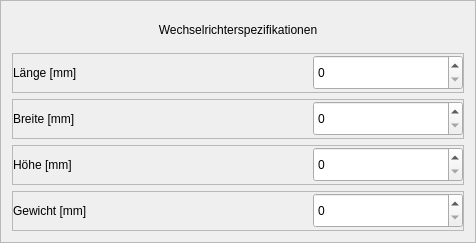
                  <widget class="QFrame" name="inv_spherical">
                   <property name="frameShape">
                    <enum>QFrame::StyledPanel</enum>
                   </property>
                   <property name="frameShadow">
                    <enum>QFrame::Raised</enum>
                   </property>
                   <layout class="QVBoxLayout" name="verticalLayout_14">
                    <item>
                     <widget class="QLabel" name="inv_spherical_header_">
                      <property name="sizePolicy">
                       <sizepolicy hsizetype="Expanding" vsizetype="Expanding">
                        <horstretch>0</horstretch>
                        <verstretch>0</verstretch>
                       </sizepolicy>
                      </property>
                      <property name="minimumSize">
                       <size>
                        <width>0</width>
                        <height>35</height>
                       </size>
                      </property>
                      <property name="maximumSize">
                       <size>
                        <width>16777215</width>
                        <height>35</height>
                       </size>
                      </property>
                      <property name="text">
                       <string>Wechselrichterspezifikationen</string>
                      </property>
                      <property name="alignment">
                       <set>Qt::AlignCenter</set>
                      </property>
                     </widget>
                    </item>
                    <item>
                     <widget class="QFrame" name="frame_19">
                      <property name="sizePolicy">
                       <sizepolicy hsizetype="Expanding" vsizetype="Expanding">
                        <horstretch>0</horstretch>
                        <verstretch>0</verstretch>
                       </sizepolicy>
                      </property>
                      <property name="minimumSize">
                       <size>
                        <width>0</width>
                        <height>40</height>
                       </size>
                      </property>
                      <property name="maximumSize">
                       <size>
                        <width>16777215</width>
                        <height>40</height>
                       </size>
                      </property>
                      <property name="frameShape">
                       <enum>QFrame::StyledPanel</enum>
                      </property>
                      <property name="frameShadow">
                       <enum>QFrame::Raised</enum>
                      </property>
                      <layout class="QHBoxLayout" name="horizontalLayout_15">
                       <property name="spacing">
                        <number>0</number>
                       </property>
                       <property name="leftMargin">
                        <number>0</number>
                       </property>
                       <property name="topMargin">
                        <number>0</number>
                       </property>
                       <property name="rightMargin">
                        <number>0</number>
                       </property>
                       <property name="bottomMargin">
                        <number>0</number>
                       </property>
                       <item alignment="Qt::AlignRight">
                        <widget class="QLabel" name="inv_length_lbl">
                         <property name="sizePolicy">
                          <sizepolicy hsizetype="Expanding" vsizetype="Expanding">
                           <horstretch>0</horstretch>
                           <verstretch>0</verstretch>
                          </sizepolicy>
                         </property>
                         <property name="minimumSize">
                          <size>
                           <width>300</width>
                           <height>35</height>
                          </size>
                         </property>
                         <property name="maximumSize">
                          <size>
                           <width>300</width>
                           <height>35</height>
                          </size>
                         </property>
                         <property name="text">
                          <string>Länge [mm]</string>
                         </property>
                        </widget>
                       </item>
                       <item>
                        <widget class="QDoubleSpinBox" name="inv_length_sbox">
                         <property name="sizePolicy">
                          <sizepolicy hsizetype="Expanding" vsizetype="Expanding">
                           <horstretch>0</horstretch>
                           <verstretch>0</verstretch>
                          </sizepolicy>
                         </property>
                         <property name="minimumSize">
                          <size>
                           <width>150</width>
                           <height>35</height>
                          </size>
                         </property>
                         <property name="maximumSize">
                          <size>
                           <width>150</width>
                           <height>35</height>
                          </size>
                         </property>
                         <property name="decimals">
                          <number>0</number>
                         </property>
                        </widget>
                       </item>
                      </layout>
                     </widget>
                    </item>
                    <item>
                     <widget class="QFrame" name="frame_20">
                      <property name="sizePolicy">
                       <sizepolicy hsizetype="Expanding" vsizetype="Expanding">
                        <horstretch>0</horstretch>
                        <verstretch>0</verstretch>
                       </sizepolicy>
                      </property>
                      <property name="minimumSize">
                       <size>
                        <width>0</width>
                        <height>40</height>
                       </size>
                      </property>
                      <property name="maximumSize">
                       <size>
                        <width>16777215</width>
                        <height>40</height>
                       </size>
                      </property>
                      <property name="frameShape">
                       <enum>QFrame::StyledPanel</enum>
                      </property>
                      <property name="frameShadow">
                       <enum>QFrame::Raised</enum>
                      </property>
                      <layout class="QHBoxLayout" name="horizontalLayout_16">
                       <property name="spacing">
                        <number>0</number>
                       </property>
                       <property name="leftMargin">
                        <number>0</number>
                       </property>
                       <property name="topMargin">
                        <number>0</number>
                       </property>
                       <property name="rightMargin">
                        <number>0</number>
                       </property>
                       <property name="bottomMargin">
                        <number>0</number>
                       </property>
                       <item alignment="Qt::AlignRight">
                        <widget class="QLabel" name="inv_witdh_lbl">
                         <property name="sizePolicy">
                          <sizepolicy hsizetype="Expanding" vsizetype="Expanding">
                           <horstretch>0</horstretch>
                           <verstretch>0</verstretch>
                          </sizepolicy>
                         </property>
                         <property name="minimumSize">
                          <size>
                           <width>300</width>
                           <height>35</height>
                          </size>
                         </property>
                         <property name="maximumSize">
                          <size>
                           <width>300</width>
                           <height>35</height>
                          </size>
                         </property>
                         <property name="text">
                          <string>Breite [mm]</string>
                         </property>
                        </widget>
                       </item>
                       <item>
                        <widget class="QDoubleSpinBox" name="inv_width_sbox">
                         <property name="sizePolicy">
                          <sizepolicy hsizetype="Expanding" vsizetype="Expanding">
                           <horstretch>0</horstretch>
                           <verstretch>0</verstretch>
                          </sizepolicy>
                         </property>
                         <property name="minimumSize">
                          <size>
                           <width>150</width>
                           <height>35</height>
                          </size>
                         </property>
                         <property name="maximumSize">
                          <size>
                           <width>150</width>
                           <height>35</height>
                          </size>
                         </property>
                         <property name="decimals">
                          <number>0</number>
                         </property>
                        </widget>
                       </item>
                      </layout>
                     </widget>
                    </item>
                    <item>
                     <widget class="QFrame" name="frame_21">
                      <property name="sizePolicy">
                       <sizepolicy hsizetype="Expanding" vsizetype="Expanding">
                        <horstretch>0</horstretch>
                        <verstretch>0</verstretch>
                       </sizepolicy>
                      </property>
                      <property name="minimumSize">
                       <size>
                        <width>0</width>
                        <height>40</height>
                       </size>
                      </property>
                      <property name="maximumSize">
                       <size>
                        <width>16777215</width>
                        <height>40</height>
                       </size>
                      </property>
                      <property name="frameShape">
                       <enum>QFrame::StyledPanel</enum>
                      </property>
                      <property name="frameShadow">
                       <enum>QFrame::Raised</enum>
                      </property>
                      <layout class="QHBoxLayout" name="horizontalLayout_17">
                       <property name="spacing">
                        <number>0</number>
                       </property>
                       <property name="leftMargin">
                        <number>0</number>
                       </property>
                       <property name="topMargin">
                        <number>0</number>
                       </property>
                       <property name="rightMargin">
                        <number>0</number>
                       </property>
                       <property name="bottomMargin">
                        <number>0</number>
                       </property>
                       <item alignment="Qt::AlignRight">
                        <widget class="QLabel" name="inv_height_lbl">
                         <property name="sizePolicy">
                          <sizepolicy hsizetype="Expanding" vsizetype="Expanding">
                           <horstretch>0</horstretch>
                           <verstretch>0</verstretch>
                          </sizepolicy>
                         </property>
                         <property name="minimumSize">
                          <size>
                           <width>300</width>
                           <height>35</height>
                          </size>
                         </property>
                         <property name="maximumSize">
                          <size>
                           <width>300</width>
                           <height>35</height>
                          </size>
                         </property>
                         <property name="text">
                          <string>Höhe [mm]</string>
                         </property>
                        </widget>
                       </item>
                       <item>
                        <widget class="QDoubleSpinBox" name="inv_height_sbox">
                         <property name="sizePolicy">
                          <sizepolicy hsizetype="Expanding" vsizetype="Expanding">
                           <horstretch>0</horstretch>
                           <verstretch>0</verstretch>
                          </sizepolicy>
                         </property>
                         <property name="minimumSize">
                          <size>
                           <width>150</width>
                           <height>35</height>
                          </size>
                         </property>
                         <property name="maximumSize">
                          <size>
                           <width>150</width>
                           <height>35</height>
                          </size>
                         </property>
                         <property name="decimals">
                          <number>0</number>
                         </property>
                        </widget>
                       </item>
                      </layout>
                     </widget>
                    </item>
                    <item>
                     <widget class="QFrame" name="frame_22">
                      <property name="sizePolicy">
                       <sizepolicy hsizetype="Expanding" vsizetype="Expanding">
                        <horstretch>0</horstretch>
                        <verstretch>0</verstretch>
                       </sizepolicy>
                      </property>
                      <property name="minimumSize">
                       <size>
                        <width>0</width>
                        <height>40</height>
                       </size>
                      </property>
                      <property name="maximumSize">
                       <size>
                        <width>16777215</width>
                        <height>40</height>
                       </size>
                      </property>
                      <property name="frameShape">
                       <enum>QFrame::StyledPanel</enum>
                      </property>
                      <property name="frameShadow">
                       <enum>QFrame::Raised</enum>
                      </property>
                      <layout class="QHBoxLayout" name="horizontalLayout_18">
                       <property name="spacing">
                        <number>0</number>
                       </property>
                       <property name="leftMargin">
                        <number>0</number>
                       </property>
                       <property name="topMargin">
                        <number>0</number>
                       </property>
                       <property name="rightMargin">
                        <number>0</number>
                       </property>
                       <property name="bottomMargin">
                        <number>0</number>
                       </property>
                       <item alignment="Qt::AlignRight">
                        <widget class="QLabel" name="inv_weight_lbl">
                         <property name="sizePolicy">
                          <sizepolicy hsizetype="Expanding" vsizetype="Expanding">
                           <horstretch>0</horstretch>
                           <verstretch>0</verstretch>
                          </sizepolicy>
                         </property>
                         <property name="minimumSize">
                          <size>
                           <width>300</width>
                           <height>35</height>
                          </size>
                         </property>
                         <property name="maximumSize">
                          <size>
                           <width>300</width>
                           <height>35</height>
                          </size>
                         </property>
                         <property name="text">
                          <string>Gewicht [mm]</string>
                         </property>
                        </widget>
                       </item>
                       <item>
                        <widget class="QDoubleSpinBox" name="inv_weight_sbox">
                         <property name="sizePolicy">
                          <sizepolicy hsizetype="Expanding" vsizetype="Expanding">
                           <horstretch>0</horstretch>
                           <verstretch>0</verstretch>
                          </sizepolicy>
                         </property>
                         <property name="minimumSize">
                          <size>
                           <width>150</width>
                           <height>35</height>
                          </size>
                         </property>
                         <property name="maximumSize">
                          <size>
                           <width>150</width>
                           <height>35</height>
                          </size>
                         </property>
                         <property name="decimals">
                          <number>0</number>
                         </property>
                        </widget>
                       </item>
                      </layout>
                     </widget>
                    </item>
                   </layout>
                  </widget>
